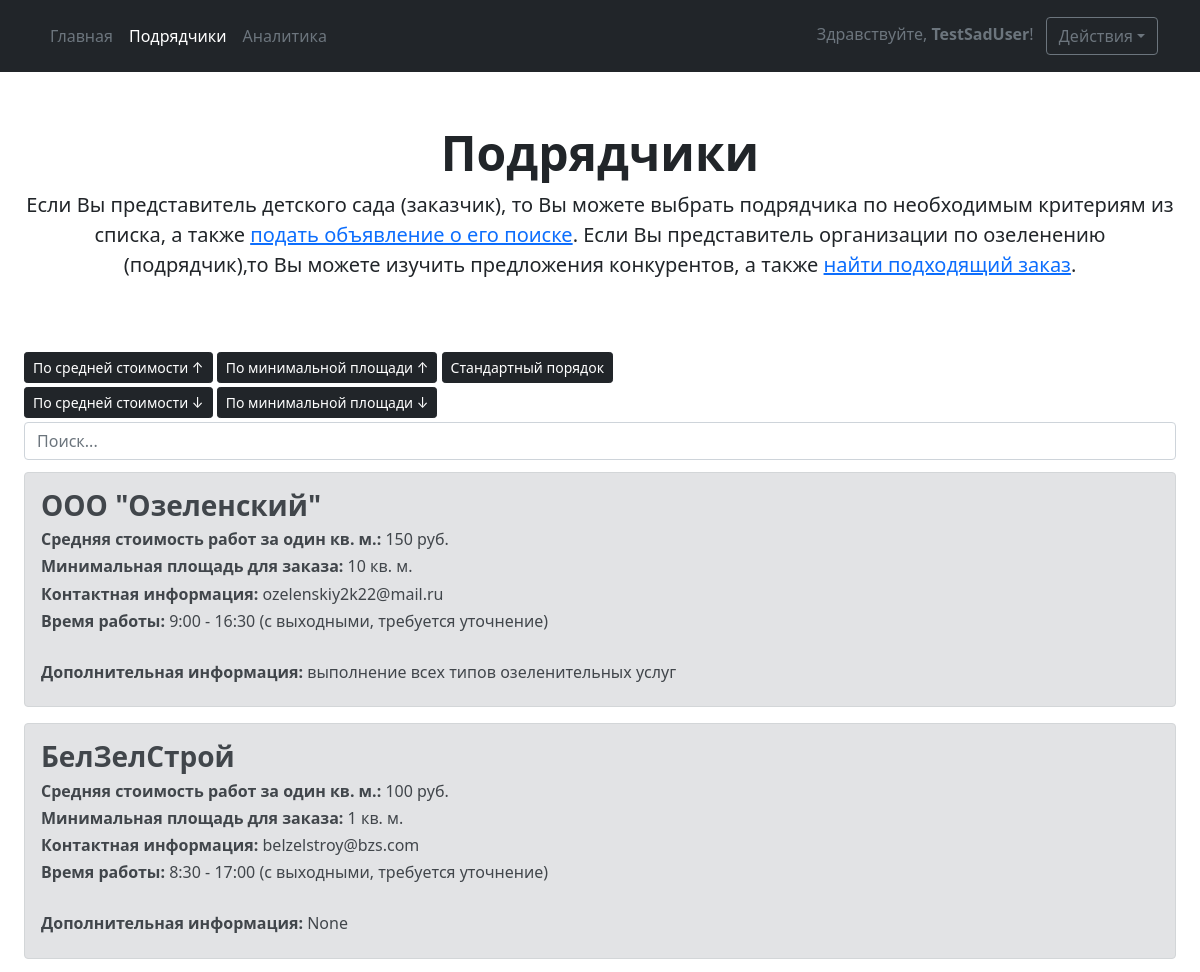
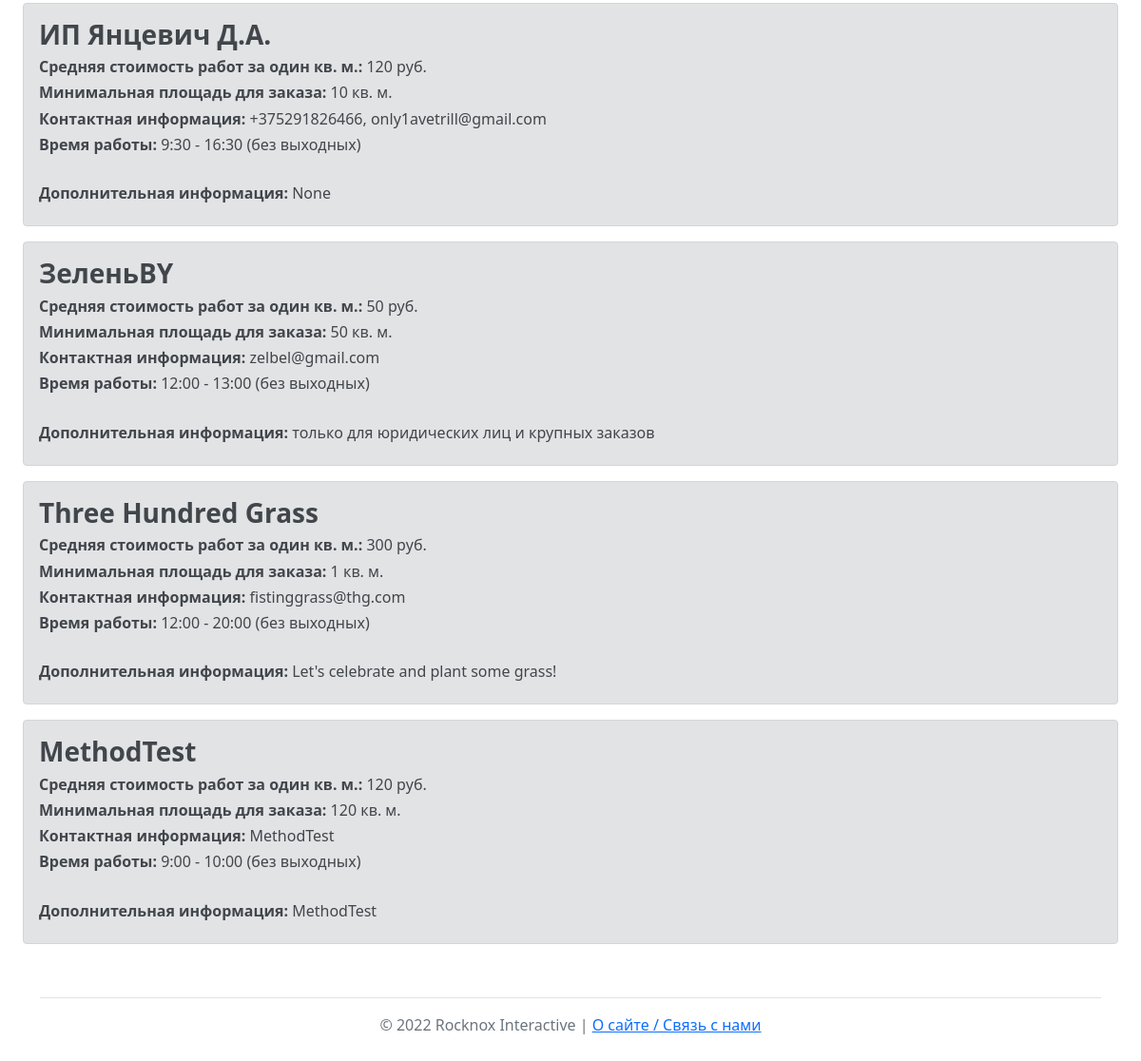
/executors (signed in), run on the app's committed database (2 pictures, top to bottom).
### main/models.py (models this page shows)
class Executor(models.Model):
    weekends = (
        ('без выходных', 'без выходных'),
        ('с выходными, требуется уточнение', 'с выходными, требуется уточнение')
    )
    class Meta:
        verbose_name = 'Исполнитель'
        verbose_name_plural = 'Исполнители'
    title = models.CharField(max_length=50, verbose_name='Название')
    price = models.IntegerField(verbose_name='Стоимость услуг',
                                validators=[MinValueValidator(0), MaxValueValidator(999999)])
    minarea = models.IntegerField(verbose_name='Минимальная площадь для заказа',
                                  validators=[MinValueValidator(0), MaxValueValidator(999999)])
    contact = models.CharField(max_length=300, verbose_name='Контактная информация')
    worktime_start = models.TimeField(verbose_name='[Время работы] Начало')
    worktime_end = models.TimeField(verbose_name='[Время работы] Окончание')
    additionalinfo = models.CharField(max_length=500, verbose_name='Дополнительная информация', blank=True, null=True)
    weekends = models.CharField(max_length=50, choices=weekends)
    average_rank = models.IntegerField(default=0, null=True, blank=True)
    author = models.ForeignKey(User, on_delete=models.CASCADE)

### main/views.py (the view)
# urls.py: path('executors', views.ExecutorsPage, name='executors'),
@login_required
def ExecutorsPage(request):
    executors = Executor.objects.all()
    search = request.GET.get('search', '')
    if search:
        executors = Executor.objects.filter(Q(title__icontains=search) | Q(price__icontains=search))
    else:
        Executor.objects.all()
    return render(request, 'executors.html', {'executors': executors})

### main/templates/executors.html (shortened to what this page needs)
{% extends 'base.html' %} {% block title %}Подрядчики{% endblock %} {% block mainbuttons %}
<li><a href='{% url 'main' %}' class="nav-link px-2 text-secondary">Главная</a></li>
<li><a href='{% url 'executors' %}' class="nav-link px-2 text-white">Подрядчики</a></li>
<li><a href='{% url 'analytics' %}' class="nav-link px-2 text-secondary">Аналитика</a></li> {% endblock %}
{% block main %}
<div class="px-4 pt-5 my-1 text-center">
    <h1 class="display-5 fw-bold">Подрядчики</h1>
    <div class="col-lg-12 mx-auto">
        <p class="lead mb-4">Если Вы представитель детского сада (заказчик), то Вы можете выбрать подрядчика по
            необходимым критериям из списка, а также <a href="{% url 'addad' %}">подать объявление о его поиске</a>.
            Если Вы представитель организации по озеленению (подрядчик),то Вы можете изучить предложения
            конкурентов, а также <a href="{% url 'main' %}">найти подходящий заказ</a>.</p>
    </div>
</div>
<div class="px-4 pt-5 my-1"><a class="btn btn-dark btn-lg px-2 btn-sm" href="{% url 'sortExecutors' 'price' %}">По
        средней
        стоимости ↑</a>
    <a class="btn btn-dark btn-lg px-2 btn-sm" href="{% url 'sortExecutors' 'minarea' %}">По минимальной площади
        ↑</a>
    <a class="btn btn-dark btn-lg px-2 btn-sm" href="{% url 'executors' %}">Стандартный порядок</a>
</div>
<div class="px-4 my-1"><a class="btn btn-dark btn-lg px-2 btn-sm" href="{% url 'sortExecutors' '-price' %}">По
        средней
        стоимости ↓</a>
    <a class="btn btn-dark btn-lg px-2 btn-sm" href="{% url 'sortExecutors' '-minarea' %}">По минимальной площади
        ↓</a>
    <form class="form-inline my-lg-1" action="{% url 'executors' %}">
        <input class="form-control" type="search" placeholder="Поиск..." aria-label="search" name="search">
    </form>
</div>
<div class="px-4 pt-2 my-1"> {% if executors %} {% for el in executors %}
    <div class="alert alert-secondary">
        <h3><b>{{ el.title }}</b></h3>
        <h6><b>Средняя стоимость работ за один кв. м.:</b> {{ el.price }} руб.</h6>
        <h6><b>Минимальная площадь для заказа:</b> {{ el.minarea }} кв. м.</h6>
        <h6><b>Контактная информация:</b> {{ el.contact }}</h6>
        <h6><b>Время работы:</b> {{ el.worktime_start }} - {{ el.worktime_end }} ({{ el.weekends }})</h6>
        <br>
        <h6><b>Дополнительная информация:</b> {{ el.additionalinfo }}</h6>
            {% if user.id == el.author.id or user.is_superuser %}
            {% if user.is_superuser %}<br>
            <h6><b>Автор:</b> {{ el.author }}</h6>{% endif %}
            <a href="/editexecutor/{{ el.id }}" type="button" class="btn btn-lg btn-outline-dark btn-sm" style="font-size: 15px">Редактировать</a>
            <a href="/deleteexecutor/{{ el.id }}" type="button" class="btn btn-lg btn-outline-danger btn-sm" style="font-size: 15px">Удалить</a>
        </div>
    </div>
    {% else %}
</div>
{% endif %}
{% endfor %} {% else %}
<div class="alert alert-danger text-center">
    <h3><b>Подрядчиков нет!</b></h3>
    <h10>Добавьте нового либо повторите попытку позже.</h10>
</div> {% endif %} </div> {% endblock %}

### main/templates/BASE.html (shortened to what this page needs)
<!doctype html>
<html lang="ru">
<head>
    <link rel="stylesheet" href="https://cdn.jsdelivr.net/npm/bootstrap@5.1.3/dist/css/bootstrap.min.css">
</head>
<body>
    <main>
        <header class="p-3 bg-dark text-white sticky-top">
            <div class="container">
                <div class="d-flex flex-wrap align-items-center justify-content-center justify-content-lg-start">
                    <ul class="nav col-12 col-lg-auto me-lg-auto mb-2 justify-content-center mb-md-0">
                        {% block mainbuttons %}{% endblock %} </ul>
                    <div class="text-end"><span class="px-2 text-secondary">Здравствуйте, <strong>{{ user.username }}</strong>!</span>
                        <button class="btn btn-outline-secondary dropdown-toggle" type="button" id="dropdownMenuButton1" data-bs-toggle="dropdown" aria-expanded="false"> Действия</button>
                    </div>
                </div>
            </div>
        </header> {% block main %} {% endblock %}
    </main>
</body>
<div class="container">
    <footer class="py-3 my-4">
        <ul class="nav justify-content-center border-bottom pb-3 mb-3"></ul>
        <p class="text-center text-muted">© 2022 Rocknox Interactive | <a href='{% url 'about' %}'>О сайте / Связь с нами</a>
    </footer>
</div>
</html>

### data on the page
Executor: title "ООО \"Озеленский\"", price "150", minarea "10", contact "ozelenskiy2k22@mail.ru", worktime_start "9:00", worktime_end "16:30", weekends "с выходными, требуется уточнение", additionalinfo "выполнение всех типов озеленительных услуг"
Executor: title "БелЗелСтрой", price "100", minarea "1", contact "belzelstroy@bzs.com", worktime_start "8:30", worktime_end "17:00", weekends "с выходными, требуется уточнение", additionalinfo "None"
Executor: title "ИП Янцевич Д.А.", price "120", minarea "10", contact "+375291826466, only1avetrill@gmail.com", worktime_start "9:30", worktime_end "16:30", weekends "без выходных", additionalinfo "None"
Executor: title "ЗеленьBY", price "50", minarea "50", contact "zelbel@gmail.com", worktime_start "12:00", worktime_end "13:00", weekends "без выходных", additionalinfo "только для юридических лиц и крупных заказов"
Executor: title "Three Hundred Grass", price "300", minarea "1", contact "fistinggrass@thg.com", worktime_start "12:00", worktime_end "20:00", weekends "без выходных", additionalinfo "Let's celebrate and plant some grass!"
Executor: title "MethodTest", price "120", minarea "120", contact "MethodTest", worktime_start "9:00", worktime_end "10:00", weekends "без выходных", additionalinfo "MethodTest"

### other printed values
{{ user.username }} "TestSadUser"
